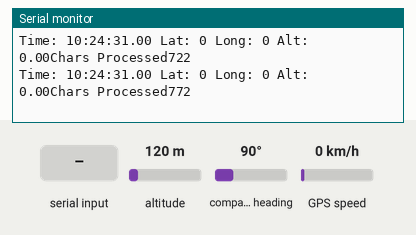
A program run on a simulated ESP32. On the bench: the last lines printed to the serial monitor. The inputs (shaded band) are chosen by the test bench; at power-on: altitude 120 m, compass heading 90°, GPS speed 0 km/h. The GPS gets a fix after 3 s at 37.7749, -122.4194 with 8 satellites.

Above: at 1.2 s.
1.3 s: altitude set to 20 m
At 1.33 s:
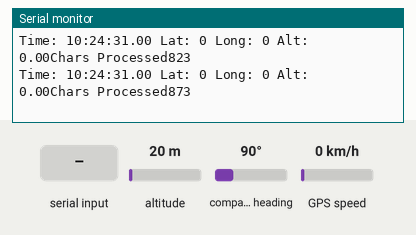
2.8 s: "1" received over the second serial link
At 3.07 s:
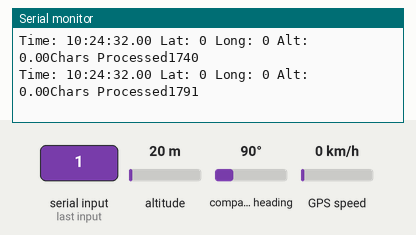
4.3 s: compass heading set to 7°
At 4.37 s:
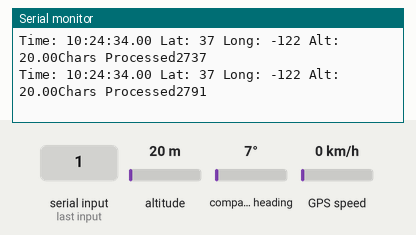
5.8 s: GPS speed set to 30 km/h
At 6.3 s:
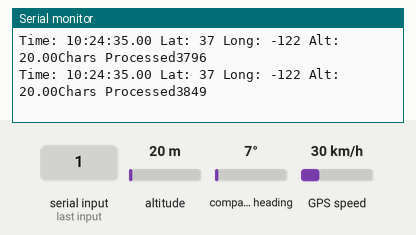
7.3 s: "0" received over the second serial link
At 7.5 s:
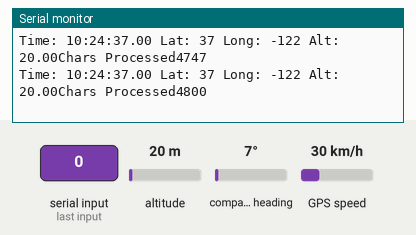
Timing chart, 0 to 9.8 s (numbered marks = the images above; inputs shaded):
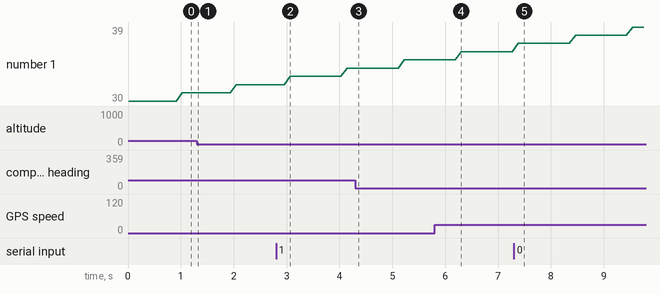

The program:

main.cpp
```cpp
#define DEBUG_MODE

#include "Globals.h"
#include "HAL.h"
#include "GPS.h"
#include <Arduino.h>


void setup() {
  Serial.begin(9600);

  #ifdef DEBUG_MODE
    while(!Serial);
  #endif

  GPS::setupGPS();

}

void loop() {

  GPS::readGPS();

  DEBUGLN();
  delay(100);
}
```

GPS.h
```cpp
#include "HAL.h"
#include <TinyGPSPlus.h>

namespace GPS {

    TinyGPSPlus gps;

    long latitude = 0;
    long longitude = 0;
    double GPS_alt = 0;

    void setupGPS() {
        HAL::gps_serial.begin(9600);
    }

    void readGPS() {

        while (HAL::gps_serial.available() > 0)
            if (gps.encode(HAL::gps_serial.read()))

        if (millis() > 5000 && gps.charsProcessed() < 10)
        {
            DEBUGLN(F("No GPS detected: check wiring."));
            while(true);
        }


        // lastTime = millis(); //Update the timer
        latitude = gps.location.lat();
        longitude = gps.location.lng();
        GPS_alt = gps.altitude.meters();

        if (gps.time.isValid())
        {
            DEBUG(F("Time: "));
            if (gps.time.hour() < 10) DEBUG(F("0"));
            DEBUG(gps.time.hour());
            DEBUG(F(":"));
            if (gps.time.minute() < 10) DEBUG(F("0"));
            DEBUG(gps.time.minute());
            DEBUG(F(":"));
            if (gps.time.second() < 10) DEBUG(F("0"));
            DEBUG(gps.time.second());
            DEBUG(F("."));
            if (gps.time.centisecond() < 10) DEBUG(F("0"));
            DEBUG(gps.time.centisecond());
        }
        DEBUG(F(" Lat: "));
        DEBUG(latitude);
        DEBUG(F(" Long: "));
        DEBUG(longitude);
        DEBUG(F(" Alt: "));
        DEBUG(GPS_alt);
        DEBUG(F("Chars Processed"));
        DEBUG(gps.charsProcessed());
        DEBUGLN();

    }

}
```

Globals.h
```cpp
#ifndef GLOBALS_H
#define GLOBALS_H

#include <Arduino.h>

#ifdef DEBUG_MODE
#define DEBUG(val) Serial.print(val)
#define DEBUG_FLUSH() Serial.flush()
#define DEBUGLN(val) Serial.println(val)
#else
#define DEBUG(val)
#define DEBUG_FLUSH()
#define DEBUGLN(val)
#endif

// Main loop has tasks which point to functions to call, including milliseconds until when to read
// struct Task {
//     uint32_t (*taskCall)(void);
//     uint32_t nexttime;
//     bool enabled;
// };


#endif
```

HAL.h
```cpp
#ifndef HAL_H
#define HAL_H

#include <Arduino.h>
#include "Globals.h"

#include <HardwareSerial.h>
#include <SPI.h>

#include <Wire.h>

////////////////////////////////////////////////////////////////////////////////////////////////////////////////////
//                                            Variables                                                           //
////////////////////////////////////////////////////////////////////////////////////////////////////////////////////

namespace HAL {

    // VSPI
    const uint8_t VSCK_PIN = 18;
    const uint8_t VMISO_PIN = 19;
    const uint8_t VMOSI_PIN = 23;
    SPIClass* radioSPI;

    // HSPI
    const uint8_t HSCK_PIN = 14;
    const uint8_t HMISO_PIN = 36;
    const uint8_t HMOSI_PIN = 13;
    SPIClass* sensorSPI;

    // I2C
    const uint8_t INA_SDA_PIN = 21;
    const uint8_t INA_SCL_PIN = 22;

    // Serial
    const uint8_t GPS_RX_PIN = 16;
    const uint8_t GPS_TX_PIN = 17;
    const uint8_t GPS_I2C_PORT = 2; //This is not a pin
    HardwareSerial gps_serial(GPS_I2C_PORT);

    /* ---------- Pinouts ---------- */
    // Transmitter
    const uint8_t TRANSMITTER_RST = 27;
    const uint8_t TRANSMITTER_CS = 5;
    const uint8_t TRANSMITTER_D0 = 2;
    const uint8_t TRANSMITTER_D1 = 4;

    // Altimeters
    const uint8_t ALTIMETER1_CS = 26;
    const uint8_t ALTIMETER2_CS = 25;

    // IMU
    const uint8_t IMU_CS = 33;

    // SD/Flash
    const uint8_t SD_CS = 32;

    void initSensorHAL() {

    }
}

#endif
```

Measured:
- after the input at 2.8 s, the serial monitor: prints a new line after 0.05 s (image 2)
- after the input at 7.3 s, the serial monitor: prints a new line after 0.09 s (image 5)
